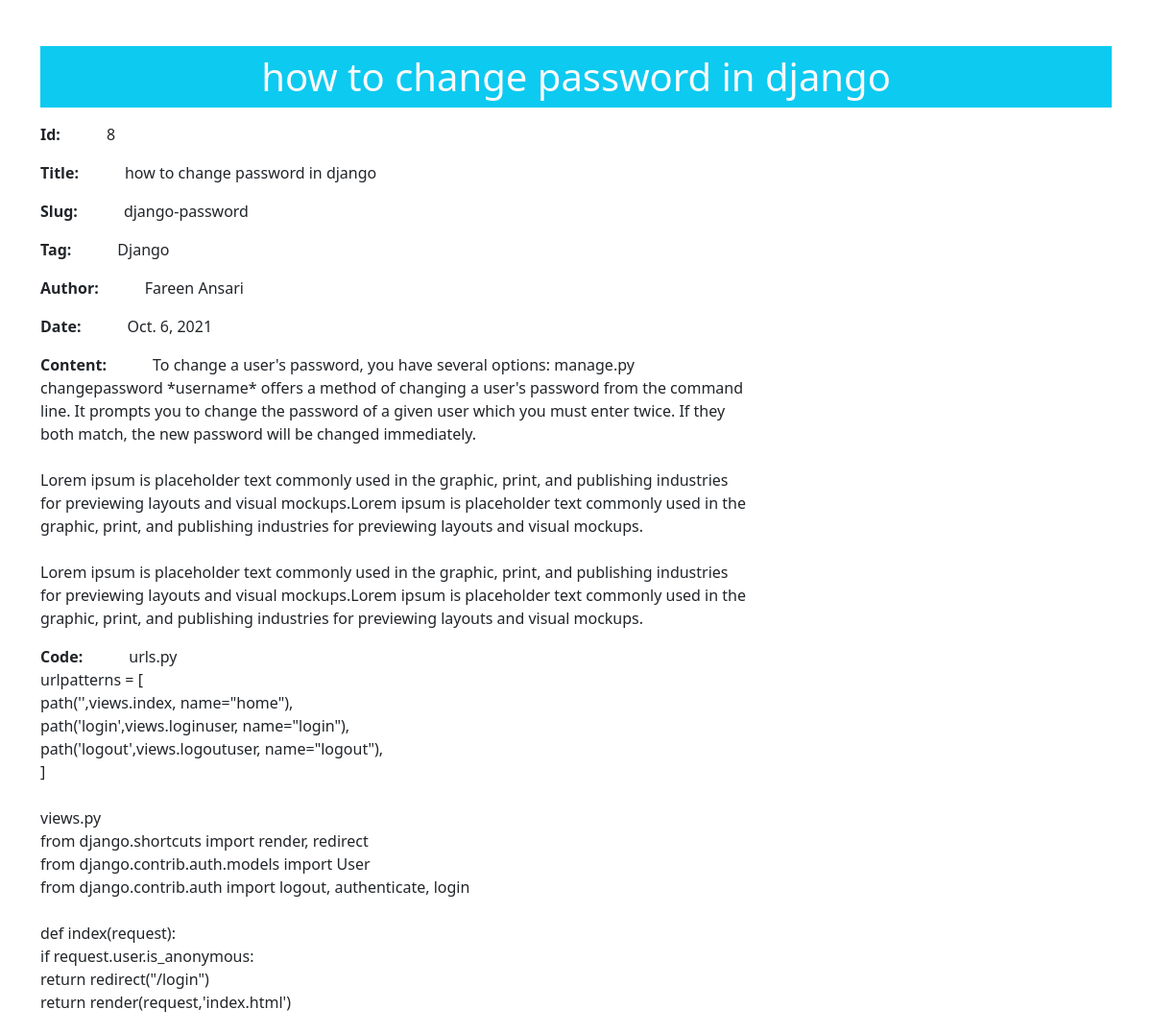
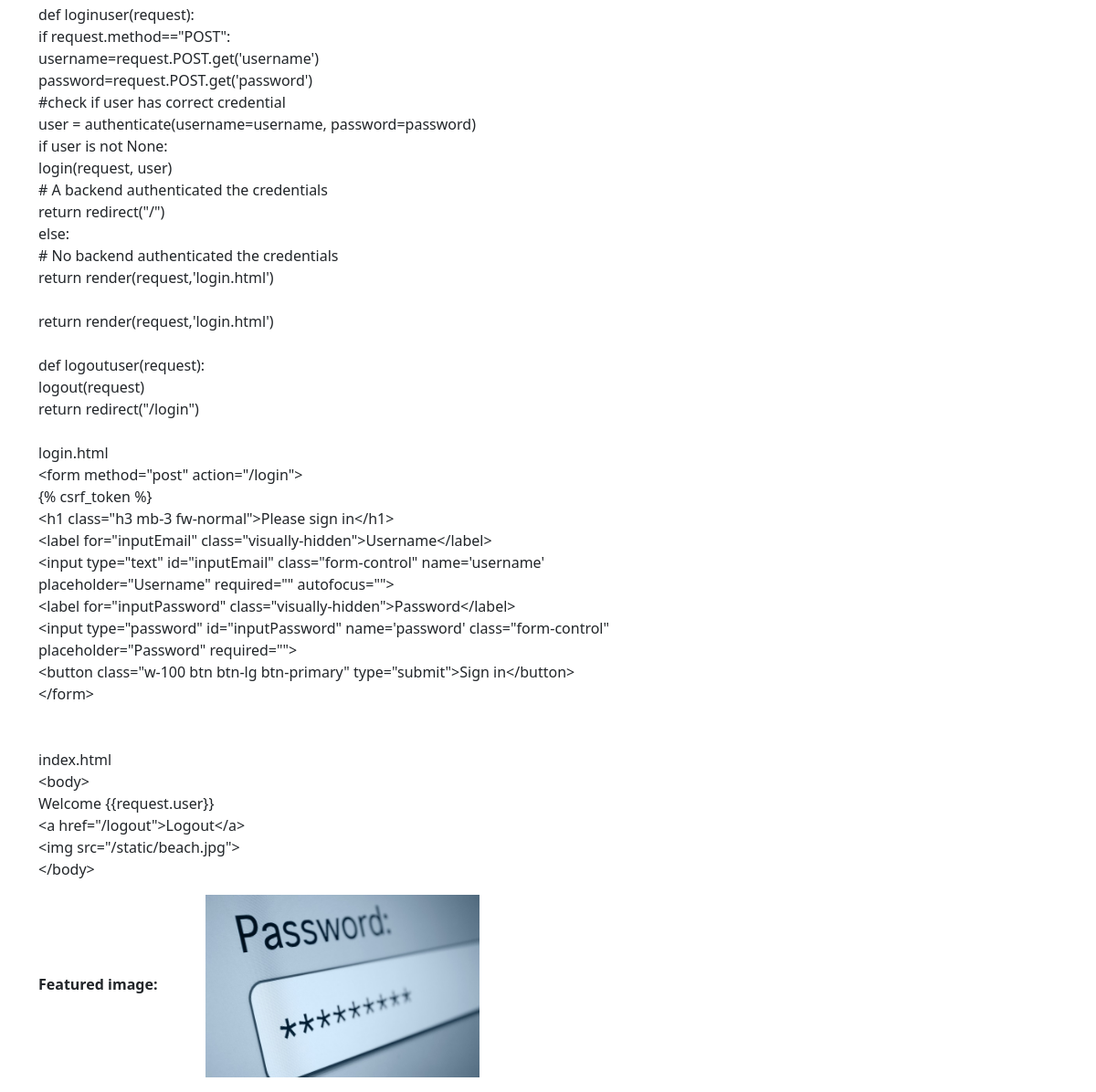
Screenshot of /detail/8 (signed in) with the database file from the repository (2 pictures, top to bottom).
### BlogApp/models.py (models this page shows)
class Blog(models.Model):
    featured_image = models.ImageField(upload_to='images')
    tag=models.CharField(max_length=40)
    title=models.CharField(max_length=800)
    content=models.TextField()
    date=models.DateField(default=datetime.datetime.now())
    author = models.CharField(max_length=30)
    slug=models.SlugField(max_length=40, unique=True, verbose_name="Blog Url", help_text="Url of the blog")
    code=models.TextField(null=True, blank=True)

### BlogApp/views.py (the view)
# urls.py: path('detail/<int:pk>', views.BlogDetailsView.as_view(), name="detail"),
class BlogDetailsView(LoginRequiredMixin,DetailView):
    model = Blog
    template_name="demo.html"

### templates/demo.html (shortened to what this page needs)
<!doctype html>
<html lang="en">
{% load static %}
  <head>
    <link href="https://cdn.jsdelivr.net/npm/bootstrap@5.1.2/dist/css/bootstrap.min.css" rel="stylesheet">
  </head>
  <body>
<div class="container">
<p class="bg-info text-light text-center p-2 mt-2 display-6 mt-5">{{blog.title}}</p>
    <div class="row">
        <div class="col-lg-8">
          <p><b>Id:</b><span class="ms-5">{{blog.id}}</span></p>
          <p><b>Title:</b><span class="ms-5">{{blog.title}}</span></p>
          <p><b>Slug:</b><span class="ms-5">{{blog.slug}}</span></p>
          <p><b>Tag:</b><span class="ms-5">{{blog.tag}}</span></p>
          <p><b>Author:</b><span class="ms-5">{{blog.author}}</span></p>
          <p><b>Date:</b><span class="ms-5">{{blog.date}}</span></p>
          <p><b>Content:</b><span class="ms-5">{{blog.content|linebreaksbr}}</span></p>
          <p><b>Code:</b><span class="ms-5">{{blog.code|linebreaksbr}}</span></p>
          <p><b>Featured image:</b><span class="ms-5"> <img src="{{blog.featured_image.url}}" height="200px;" width="300px;"></span></p>
        </div>
    </div>
</div>
  </body>
</html>

### rows the page displays
Blog: title "how to change password in django", id "8", slug "django-password", tag "Django", author "Fareen Ansari", date "Oct. 6, 2021", content "To change a user's password, you have several options: manage.py changepassword *username* offers a method of changing a user's password from the command line. It prompts you to change the password of a given user which you must enter twice. If they both match, the new password will be changed immediately. Lorem ipsum is placeholder text commonly used in the graphic, print, and publishing industries for previewing layouts and visual mockups.Lorem ipsum is placeholder text commonly used in the graphic, print, and publishing industries for previewing layouts and visual mockups. Lorem ipsum is placeholder text commonly used in the graphic, print, and publishing industries for previewing…", code "urls.py urlpatterns = [ path('',views.index, name=\"home\"), path('login',views.loginuser, name=\"login\"), path('logout',views.logoutuser, name=\"logout\"), ] views.py from django.shortcuts import render, redirect from django.contrib.auth.models import User from django.contrib.auth import logout, authenticate, login def index(request): if request.user.is_anonymous: return redirect(\"/login\") return render(request,'index.html') def loginuser(request): if request.method==\"POST\": username=request.POST.get('username') password=request.POST.get('password') #check if user has correct credential user = authenticate(username=username, password=password) if user is not None: login(request, user) # A…", featured_image (picture)
